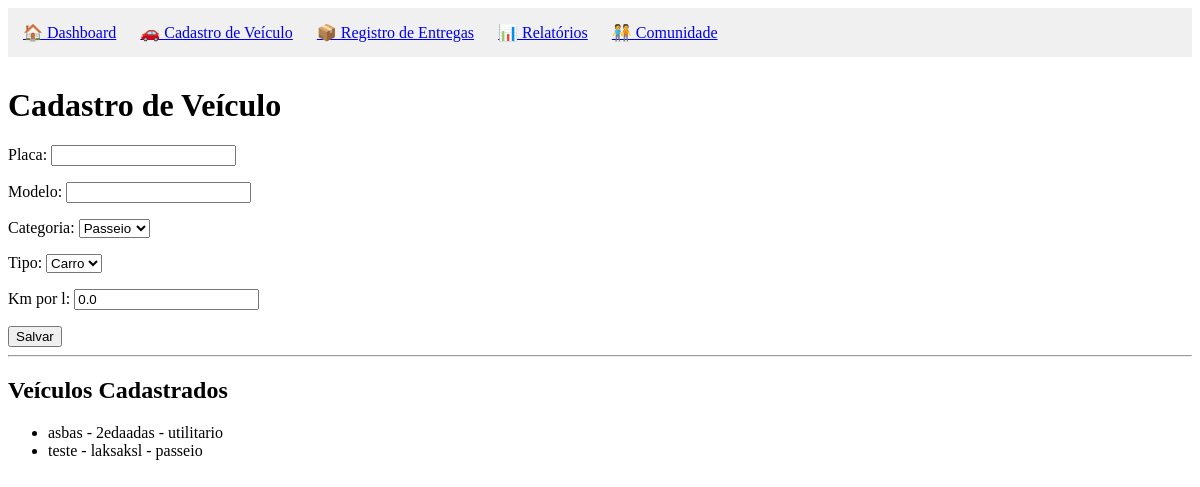
/cadastro-veiculo/, run on an earlier commit of the app's database.
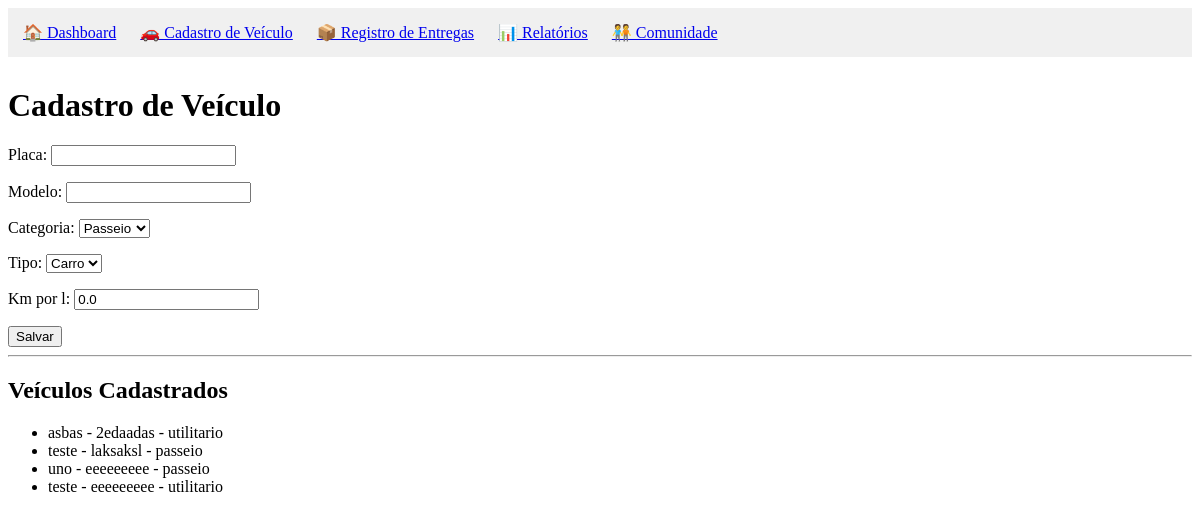
And on a later commit of the database.
### cadastro_veiculo/models.py (models this page shows, shortened)
class Veiculo(models.Model):
    CATEGORIA_CHOICES = [
        ('passeio', 'Passeio'),
        ('utilitario', 'Utilitário'),
    ]
    TIPO_CHOICES = [
        ('carro', 'Carro'),
        ('moto', 'Moto'),
    ]
    placa = models.CharField(max_length=10)
    modelo = models.CharField(max_length=100)
    categoria = models.CharField(max_length=10, choices=CATEGORIA_CHOICES, default='passeio')
    tipo = models.CharField(max_length=10, choices=TIPO_CHOICES, default='carro')
    km_por_l = models.DecimalField(max_digits=5, decimal_places=2, default=0.0)

### cadastro_veiculo/views.py (the view)
# urls.py: path('', views.index, name='cadastro_veiculo'),
def index(request):
    form = VeiculoForm(request.POST or None)
    if request.method == 'POST' and form.is_valid():
        form.save()
        return redirect('cadastro_veiculo')
    veiculos = Veiculo.objects.all()
    return render(request, 'cadastro_veiculo/index.html', {
        'form': form,
        'veiculos': veiculos
    })

### cadastro_veiculo/forms.py
class VeiculoForm(forms.ModelForm):
    class Meta:
        model = Veiculo
        fields = ['placa', 'modelo', 'categoria', 'tipo', 'km_por_l']

### cadastro_veiculo/templates/cadastro_veiculo/index.html (shortened to what this page needs)
<!DOCTYPE html>
<html>
<head>
</head>
<body>
<nav style="background-color: #f0f0f0; padding: 15px; margin-bottom: 30px;">
    <a href="{% url 'relatorios_dashboard:dashboard' %}" style="margin-right: 20px;">🏠 Dashboard</a>
    <a href="/cadastro-veiculo/" style="margin-right: 20px;">🚗 Cadastro de Veículo</a>
    <a href="/registro/" style="margin-right: 20px;">📦 Registro de Entregas</a>
    <a href="/relatorios/" style="margin-right: 20px;">📊 Relatórios</a>
    <a href="/comunidade/" style="margin-right: 20px;">🧑‍🤝‍🧑 Comunidade</a>
</nav>
    <h1>Cadastro de Veículo</h1>
    <form method="POST">
        {{ form.as_p }}
        <button type="submit">Salvar</button>
    </form>
    <hr>
    <h2>Veículos Cadastrados</h2>
    <ul>
        {% for veiculo in veiculos %}
            <li>{{ veiculo.modelo }} - {{ veiculo.placa }} - {{veiculo.categoria}}</li>
        {% empty %}
            <li>Nenhum veículo cadastrado ainda.</li>
        {% endfor %}
    </ul>
</body>
</html>

What changed in the data, as far as the page shows it:
added Veiculo: modelo "uno", placa "eeeeeeeee", categoria "passeio"
added Veiculo: modelo "teste", placa "eeeeeeeee", categoria "utilitario"
